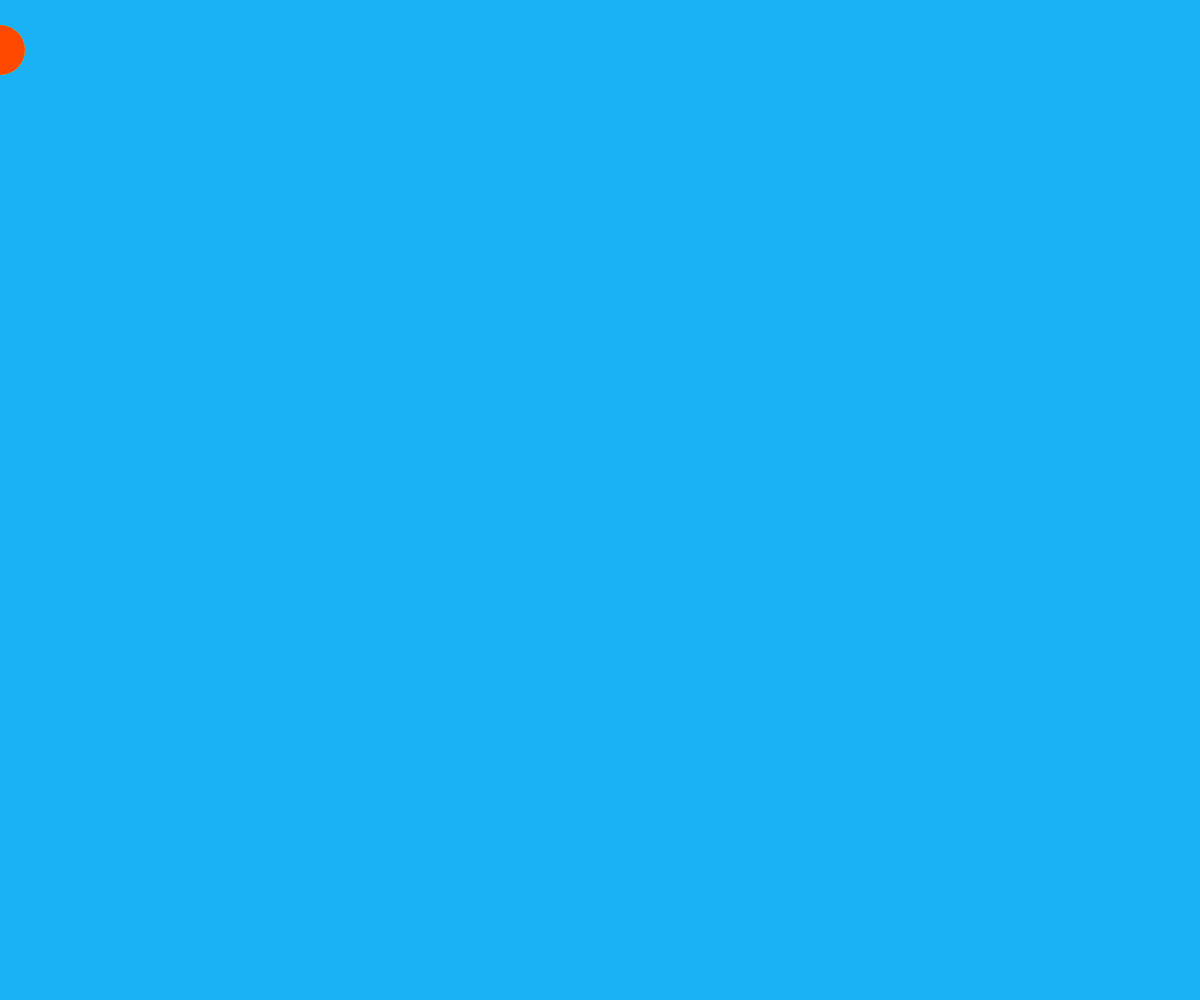
Frame 1 (no input)
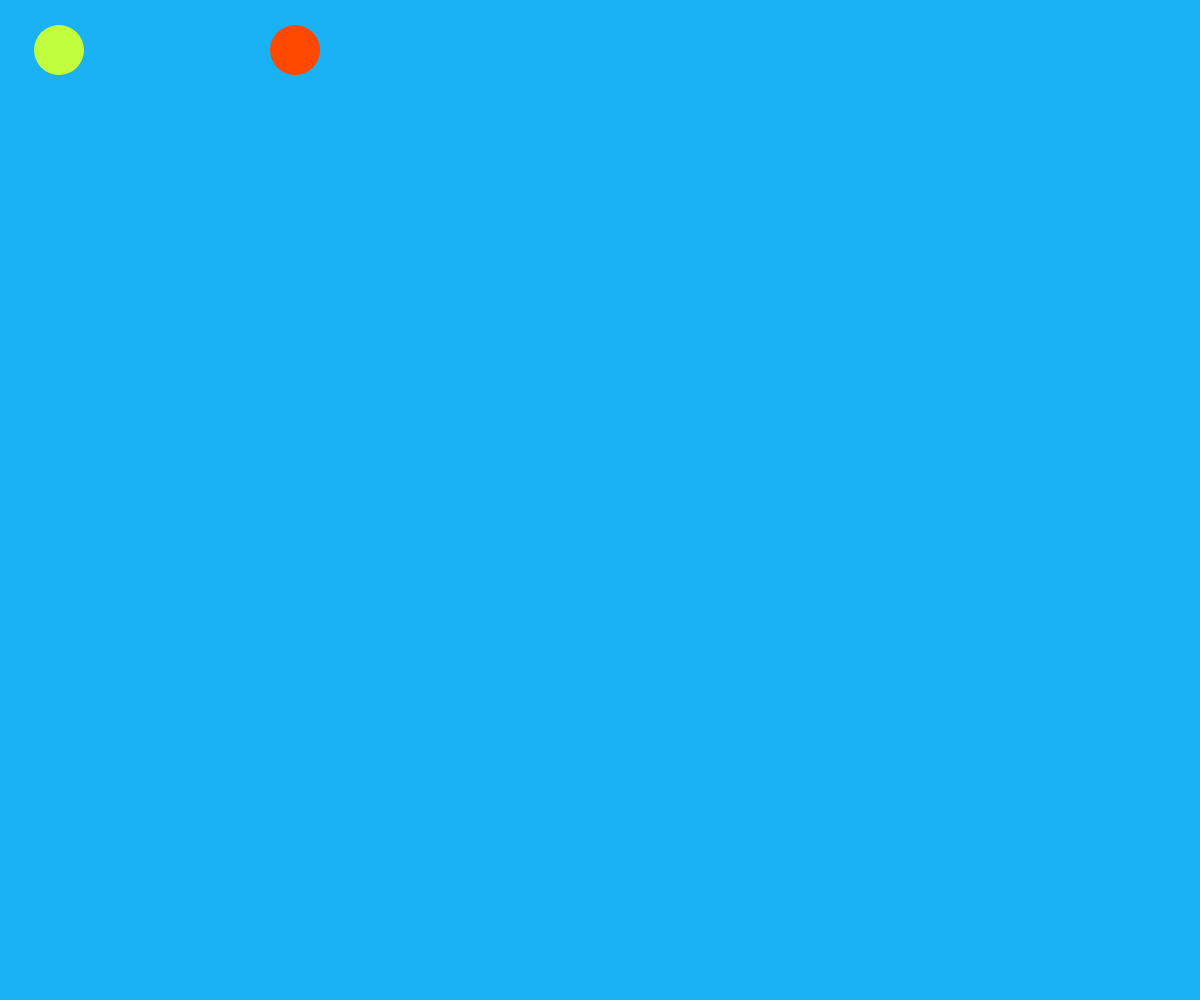
Frame 60 (no input)
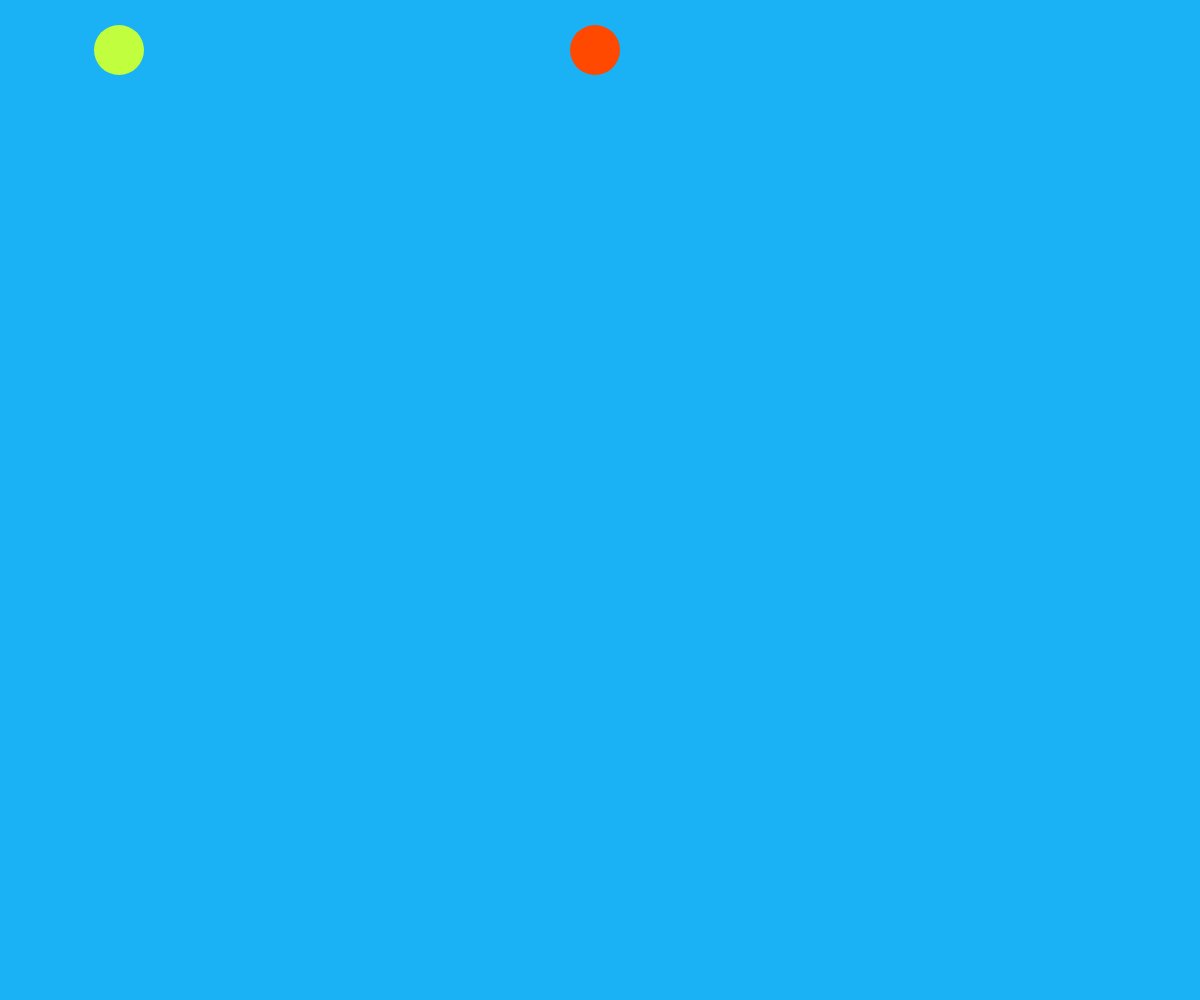
Frame 120 (the mouse pressed at the canvas centre since frame 60)

The p5.js sketch that drew these frames (run headless with seeded random() and noise() and a simulated clock; from frame 60 on, the mouse is pressed at the canvas centre):

// p5.js sketch
// ── sketch.js
var slow_circle_x = 0;
var fast_circle_x = 0;
var growth_slow = 1;
var growth_fast = 5;

function setup() {
  createCanvas(window.innerWidth, window.innerHeight);
  
   // shape features
  noStroke();
}

function draw() {
  background("#1BB1F5"); // set the background color
  
  fill("#C1FF3E");
  ellipse(slow_circle_x, 50, 50, 50);
  slow_circle_x += growth_slow;
  
  fill("#FF4800");
  ellipse(fast_circle_x, 50, 50, 50);
  fast_circle_x += growth_fast;
  
  // conditional to check if the circle reached the border
  if(slow_circle_x >= (width + 25)) {
    slow_circle_x = 0; // we do this to give the illution that it's looping
  }
  
  if(fast_circle_x >= (width + 25)) {
    fast_circle_x = 0;
  }
}
